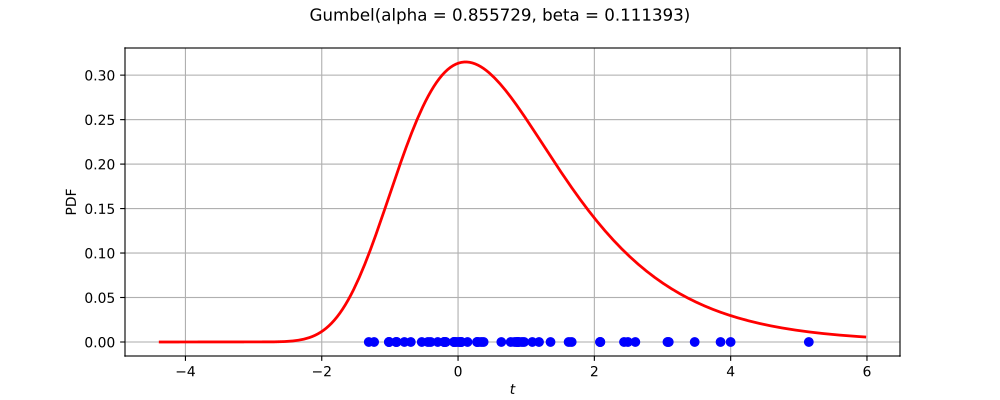

The script that drew this image:
import openturns as ot
from matplotlib import pyplot as plt
from openturns.viewer import View
ot.RandomGenerator.SetSeed(0)
factory = ot.GumbelFactory()
ref = factory.build()
dimension = ref.getDimension()
if dimension <= 2:
    sample = ref.getSample(50)
    distribution = factory.build(sample)
    if dimension == 1:
        distribution.setDescription(['$t$'])
        pdf_graph = distribution.drawPDF(256)
        cloud = ot.Cloud(sample, ot.NumericalSample(sample.getSize(), 1))
        cloud.setColor('blue')
        cloud.setPointStyle('fcircle')
        pdf_graph.add(cloud)
        fig = plt.figure(figsize=(10, 4))
        plt.suptitle(str(distribution))
        pdf_axis = fig.add_subplot(111)
        View(pdf_graph, figure=fig, axes=[pdf_axis], add_legend=False)
    else:
        sample = ref.getSample(500)
        distribution.setDescription(['$t_0$', '$t_1$'])
        pdf_graph = distribution.drawPDF([256]*2)
        cloud = ot.Cloud(sample)
        cloud.setColor('red')
        cloud.setPointStyle('fcircle')
        pdf_graph.add(cloud)
        fig = plt.figure(figsize=(10, 4))
        plt.suptitle(str(distribution))
        pdf_axis = fig.add_subplot(111)
        View(pdf_graph, figure=fig, axes=[pdf_axis], add_legend=False)
